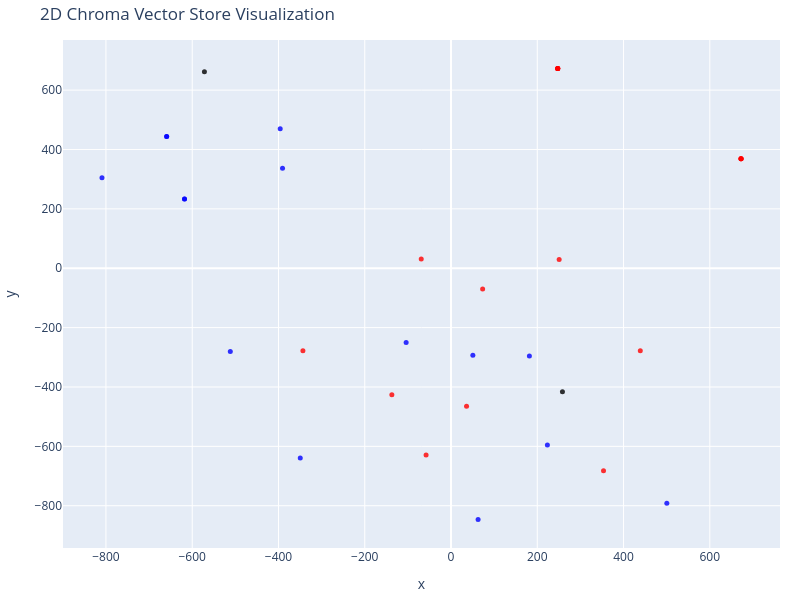

The notebook cell saved with this chart:
### Code cell
# Нам, людям, проще визуализировать объекты в 2D!
# Уменьшите размерность векторов до 2D, используя t-SNE
# (t-распределенное стохастическое вложение соседей)

tsne = TSNE(n_components=2, random_state=42, perplexity=5)
reduced_vectors = tsne.fit_transform(vectors)

# Create the 2D scatter plot
fig = go.Figure(data=[go.Scatter(
    x=reduced_vectors[:, 0],
    y=reduced_vectors[:, 1],
    mode='markers',
    marker=dict(size=5, color=colors, opacity=0.8),
    text=[f"Type: {t}<br>Text: {d[:100]}..." for t, d in zip(doc_types, documents)],
    hoverinfo='text'
)])

fig.update_layout(
    title='2D Chroma Vector Store Visualization',
    xaxis_title='x',
    yaxis_title='y',
    width=800,
    height=600,
    margin=dict(r=20, b=10, l=10, t=40)
)

fig.show()

### Figure 1 — Plotly figure (JSON) as saved in the notebook; plotly's stock layout.template omitted (floating-point values rounded to 4 significant figures)
{"data": [{"hoverinfo": "text", "marker": {"color": ["blue", "blue", "blue", "blue", "blue", "red", "red", "red", "red", "red", "red", "red", "red", "red", "red", "red", "red", "red", "red", "blue", "blue", "red", "red", "blue", "blue", "blue", "blue", "blue", "blue", "red", "red", "blue", "blue", "black", "black"], "opacity": 0.8, "size": 5}, "mode": "markers", "text": ["Type: up<br>Text: ---\nnext_bar: up\n---\n\n- Китай активно продвигает юань, пока доллар теряет влияние\n- Доллар пытается ...", "Type: up<br>Text: ---\nnext_bar: up\n---...", "Type: up<br>Text: - Доллар достиг 3-летнего минимума на фоне конфликта Трампа и Пауэлла\n- ИИ готов убить человека при ...", "Type: up<br>Text: ---\nnext_bar: up\n---...", "Type: up<br>Text: - Lindsay в третьем квартале 2025 года превзошла ожидания с сильным ростом выручки\n- Reed's Inc на к...", "Type: down<br>Text: ---\nnext_bar: down\n---...", "Type: down<br>Text: - Трамп анонсирует сделку по правам на полезные ископаемые с Конго\n- Фьючерсы на природный газ подор...", "Type: down<br>Text: ---\nnext_bar: down\n---...", "Type: down<br>Text: - Акции BridgeBio растут после сделки по роялти на $300 млн за продажи акорамидиса в Европе\n- Bernst...", "Type: down<br>Text: ---\nnext_bar: down\n---...", "Type: down<br>Text: - EHang заключает партнерство с Reignwood Aviation для расширения операций eVTOL\n- Прогноз Hershey и...", "Type: down<br>Text: ---\nnext_bar: down\n---...", "Type: down<br>Text: - Акции Te Connectivity достигли исторического максимума в $172,31\n- Landsbankinn принимает заявки н...", "Type: down<br>Text: ---\nnext_bar: down\n---...", "Type: down<br>Text: - Eutelsat Communications публикует полугодовые результаты контракта на поддержание ликвидности\n- At...", "Type: down<br>Text: ---\nnext_bar: down\n---...", "Type: down<br>Text: - Рынок акций  Финляндии закрылся падением, OMX Helsinki 25 снизился на 0,49%\n- Рынок акций  Бельгии...", "Type: down<br>Text: ---\nnext_bar: down\n---...", "Type: down<br>Text: - Saba Capital продает акции Blackrock California (BFZ) на сумму $368 704\n- Bosch Group продает 3,3%...", "Type: up<br>Text: ---\nnext_bar: up\n---...", "Type: up<br>Text: - Акции Progyny растут после подтверждения рейтинга \"Покупать\" от BTIG на фоне благоприятных перспек...", "Type: down<br>Text: ---\nnext_bar: down\n---...", "Type: down<br>Text: - Акции Bel Fuse B достигли исторического максимума в $101,76\n- TotalEnergies присоединяется к PJM I...", "Type: up<br>Text: ---\nnext_bar: up\n---...", "Type: up<br>Text: - Deutsche Bank повысил целевую цену акций Avis Budget Group до $196 с $130\n- Tesla растет на фоне р...", "Type: up<br>Text: ---\nnext_bar: up\n---...", "Type: up<br>Text: - FTSE 100 сегодня: индекс снижается, фунт падает до $1,35, данные ВВП разочаровывают\n- Рынок акций ...", "Type: up<br>Text: ---\nnext_bar: up\n---...", "Type: up<br>Text: - Пентагон заключил контракт с Anthropic на разработку ИИ для национальной безопасности на сумму $20...", "Type: down<br>Text: ---\nnext_bar: down\n---...", "Type: down<br>Text: - Компании полупроводникового сектора превзойдут прогнозы по прибыли, считает Oppenheimer\n- Barrick ...", "Type: up<br>Text: ---\nnext_bar: up\n---...", "Type: up<br>Text: - KeyBanc повысил целевую цену акций MasTec до $196 с $171\n- KeyBanc повышает целевую цену акций Dyc...", "Type: current<br>Text: ---\nnext_bar: current\n---...", "Type: current<br>Text: - Jefferies понижает рейтинг Clarivate до \"Держать\", предупреждая о замедлении роста\n- Акции Norther..."], "type": "scatter", "x": [500.3, -390.6, -511.7, -617.9, 62.75, 247.4, -69.06, 247.4, -57.8, 247.4, 73.35, 247.4, -137.2, 672.4, 250.7, 672.4, 353.5, 672.4, 438.8, -396.0, -349.6, 247.4, 35.98, -659.3, -104.1, -659.3, 223.4, -809.2, 181.7, 672.4, -343.4, -617.9, 50.65, -571.7, 258.3], "y": [-791.4, 336.7, -280.1, 233.6, -846.3, 672.7, 31.04, 672.7, -628.7, 672.7, -70.23, 672.7, -425.8, 369.1, 29.53, 369.1, -682.5, 369.1, -277.9, 470.0, -639.0, 672.7, -464.5, 443.5, -250.5, 443.5, -595.5, 305.0, -295.3, 369.1, -278.3, 233.6, -293.2, 662.1, -416.1]}], "layout": {"height": 600, "margin": {"b": 10, "l": 10, "r": 20, "t": 40}, "title": {"text": "2D Chroma Vector Store Visualization"}, "width": 800, "xaxis": {"title": {"text": "x"}}, "yaxis": {"title": {"text": "y"}}}}
